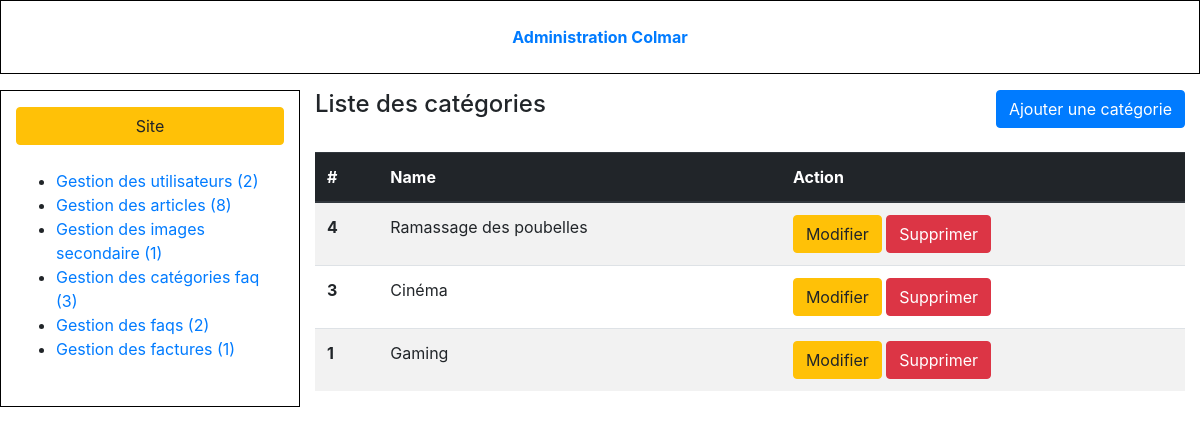
Page /admin/category-list.php (signed in) on the committed database.
### tables this page shows
CREATE TABLE IF NOT EXISTS `category_faq` (
  `id` int(11) NOT NULL AUTO_INCREMENT,
  `name` varchar(255) NOT NULL,
  PRIMARY KEY (`id`)
);

### admin/category-list.php (the view, shortened to what this page needs)
<?php
require_once ('./tools-admin/db-admin.php');
$query = $db->query('SELECT * FROM category_faq ORDER BY id DESC');
$categories = $query->fetchall();
?>
<!DOCTYPE html>
<html>
	<head>
		<?php require 'partials/head_assets.php'; ?>
	</head>
	<body class="index-body">
		<div class="container-fluid">
			<?php require 'partials/header.php'; ?>
			<div class="row my-3 index-content">
				<?php require 'partials/nav.php'; ?>
				<section class="col-9">
					<header class="pb-4 d-flex justify-content-between">
						<h4>Liste des catégories</h4>
						<a class="btn btn-primary" href="category-form.php">Ajouter une catégorie</a>
					</header>
					<table class="table table-striped">
						<thead  class="thead-dark">
							<tr>
								<th>#</th>
								<th>Name</th>
								<th>Action</th>
							</tr>
						</thead>
						<tbody>
							<?php if( count($categories) > 0): ?>
                                <?php foreach($categories as $category): ?>
                                <tr>
                                    <th><?= htmlentities($category['id']); ?></th>
                                    <td><?= htmlentities($category['name']); ?></td>
                                    <td>
                                        <a href="category-form.php?category_id_faq=<?= $category['id']; ?>&action=edit" class="btn btn-warning">Modifier</a>
                                        <a onclick="return confirm('Are you sure?')" href="category-list.php?category_id_faq=<?= $category['id']; ?>&action=delete" class="btn btn-danger">Supprimer</a>
                                    </td>
                                </tr>
                                <?php endforeach; ?>
							<?php else: ?>
								Aucune catégorie enregistrée.
							<?php endif; ?>
						</tbody>
					</table>
				</section>
			</div>
		</div>
	</body>
</html>

### rows in the picture
category_faq: id "4", name "Ramassage des poubelles"
category_faq: id "3", name "Cinéma"
category_faq: id "1", name "Gaming"

### other values in the picture
$nbUsers "2"
$nbArticles "8"
$nbPicturesSecondary "1"
$nbCategories "3"
$nbQuestAns "2"
$nbFactures "1"
